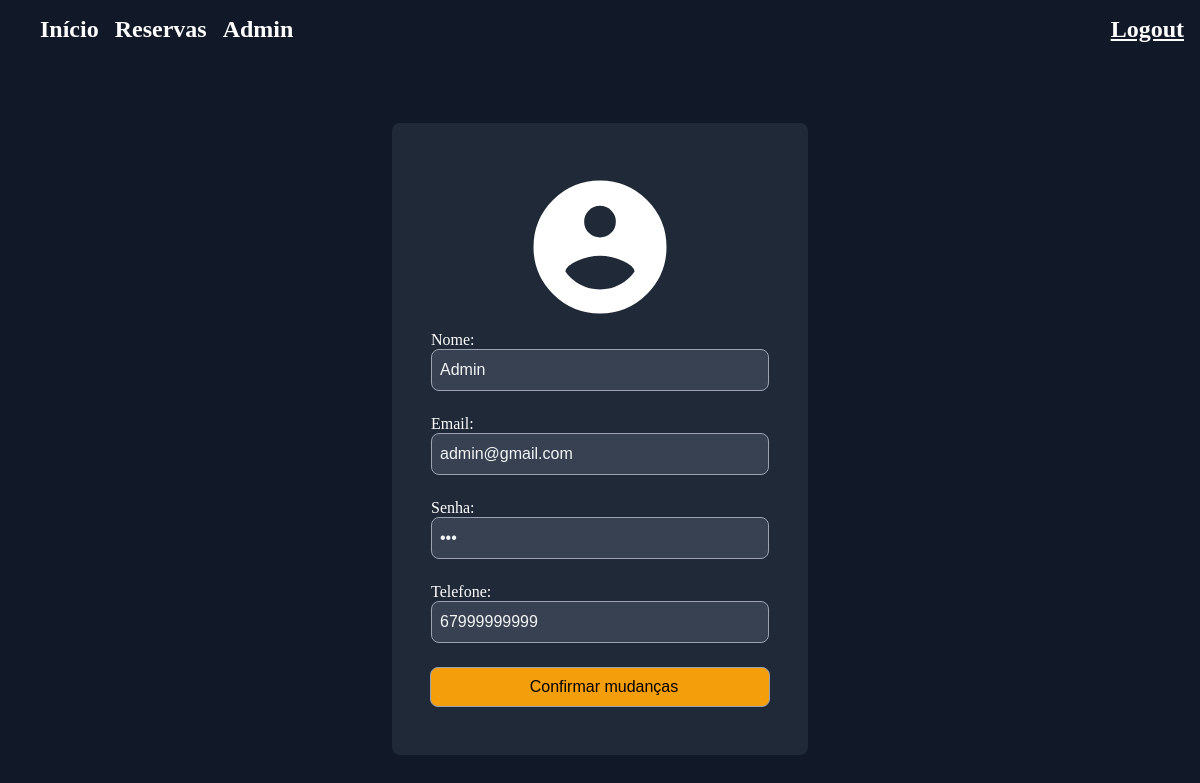
Screenshot of /src/pages/perfil/perfil.php (signed in) with the database file from the repository.
### tables this page shows
create table usuarios(
id int auto_increment primary key,
nome varchar(100) not null,
email varchar(100) unique not null,
senha varchar(16),
telefone varchar(20) unique not null
);

### backend/db/database.php (called while the page is built)
<?php
class Database
{
    private $server = "localhost";
    private $dbnome = "sistema_de_reserva";
    private $user = "root";
    private $password = "";
    public function connect(){
        try {
            $conn = new PDO(
                "mysql:host=" .$this->server . ";dbname=" . $this->dbnome,
                $this->user,
                $this->password
            );
            $conn->setAttribute(PDO::ATTR_ERRMODE,PDO::ERRMODE_EXCEPTION);
            return $conn;
        }   catch (\Exception $th) {
            echo "erro" . $th->getMessage();
        }
    }
}

### backend/controller/userController.php (called while the page is built, shortened)
<?php
include __DIR__ . "/../db/database.php";
class userController{
    private $coon;
    public function __construct(){
        $dbase = new Database();
        $this->coon = $dbase->connect();
    }
    public function PegarUsuarioPorId($id){
        try {
            $sql = "SELECT * FROM usuarios WHERE id = :id";
            $db = $this->coon->prepare($sql);
            $db->bindParam(":id",$id);
            $db->execute();
            $user = $db->fetch(PDO::FETCH_ASSOC);
            if($user){
                return $user;
            }else{
                return false;
            }
        } catch (\Throwable $th) {
        }
    }
    }

### src/pages/perfil/perfil.php (the view, shortened to what this page needs)
<?php
    include __DIR__ . "/../../../backend/controller/userController.php";
    $userController = new userController();
    $usuario = $userController->PegarUsuarioPorId($_SESSION['id_usuario']);
    $id_usuario = $_SESSION['id_usuario'];
?>
<!DOCTYPE html>
<html lang="en">
<head>
    <link rel="stylesheet" href="./perfil.css">
</head>
<body>
    <header>
        <div class="H-esquerdo">
            <h2 style="cursor: pointer;"><a href="../home/index.php" style="text-decoration: none;">Início</a></h2>
            <h2> <a href="../reservas/reserva.php"  style="text-decoration: none;" >Reservas</a></h2>
            <?php  if ($id_usuario == 1):  ?>
                <h2> <a style="text-decoration: none;" href="../lista-usuarios/index.php">Admin</a> </h2>
            <?php  endif;?>
        </div>
        <h2><a href="./logout.php">Logout</a></h2>
    </header>
    <div class="container">
        <div class="perfil-imagem">
            <img src="../../../public/icons/perfil.svg" alt="Perfil">
        </div>
        <form action="../../../backend/router/userRouter.php?acao=editar" method="POST">
            <div class="botoes-editar">
                <div>
                    <label style="display: block;">Nome:</label>
                    <input type="text" name="nome" value="<?php echo $usuario['nome'] ?>" class="btn">
                </div>
                <div>
                    <label style="display: block;">Email:</label>
                    <input type="email" name="email" value="<?php echo $usuario['email'] ?>" class="btn">
                </div>
                <div>
                    <label style="display: block;">Senha:</label>
                    <input type="password" name="senha" value="<?php echo $usuario['senha'] ?>" class="btn">
                </div>
                <div>
                    <label style="display: block;">Telefone:</label>
                    <input type="tel" name="telefone" value="<?php echo $usuario['telefone'] ?>" class="btn">
                </div>
                <button type="submit" class="btn">Confirmar mudanças</button>
            </div>
        </form>
    </div>
</body>
</html>

### src/pages/perfil/perfil.css (style rules this page uses)
* { margin: 0; padding: 0; color: white; }
body { background-color: #111827; position: relative; height: 100vh; }
header { display: flex; justify-content: space-between; align-items: center ; padding: 1rem; margin-bottom: 4rem; }
.H-esquerdo { display: flex; gap: 1rem; margin-left: 1.5rem; }
.btn { padding-left: 0.5rem; border: 0.1rem #9CA3AF solid; border-radius: 0.5rem; width: 20.5rem; height: 2.5rem; font-size: medium; color: #f3f4f6; background-color: #374151; }
.btn:nth-child(6) { background-color: #f59e0b; width: 21.2rem; height: 2.5rem; color: black; cursor: pointer; }
.botoes-editar { display: flex; flex-direction: column; justify-content: center; align-items: center; gap: 1.5rem; }
.container { display: flex; flex-direction: column; background-color: #1f2937; padding: 3rem; width: 20rem; gap: 0.5rem; border-radius: 0.5rem; margin: 2rem auto; }
.perfil-imagem { display: flex; flex-direction: column; align-items: center; }
.perfil-imagem img { width: 9.5rem; height: 9.5rem; border-radius: 50%; }

### rows the page displays
usuarios: nome "Admin", email "admin@gmail.com", telefone "67999999999"
